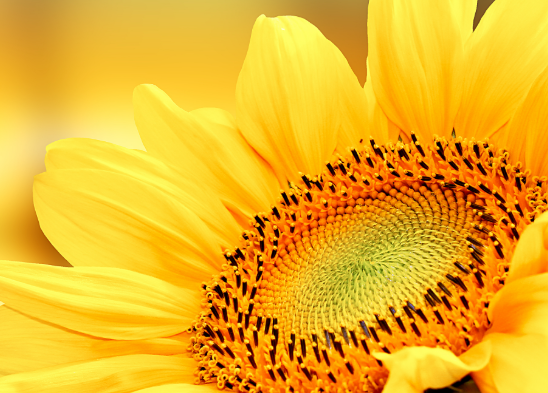
#> input picture talleres/taller_6/imagen.png, 548 x 393 px, found by its file name
$ python main.py
#> lines starting #> are read from the running program, lines starting #| are printed output that depends on the picture
import numpy as np
import matplotlib.pyplot as plt

#Crear un array de 1 a 15 y luego darle forma de 3 filas y 5 columnas
A = np.arange(1, 16)
print(A)

A = A.reshape(3, 5)
print(A)

#Operaciones basicas
print("Suma de todos los elementos:", np.sum(A))
print("Media de los elementos:", np.mean(A))
print("Producto de todos los elementos:", np.prod(A))

#acceso y slicing (2 y 3 elemento de la fila 2)
print("Elemento en la fila 2, columna 3:", A[1, 1:3])

#Indexación booleana (elementos mayores a 7)
B = A[A > 7]

#Calcula el determinante y la inversa de una matriz cuadrada C de 3x3 que crees.
C = np.array([[4, 7, 2],
              [3, 6, 1],
              [2, 5, 3]])

det_C = np.linalg.det(C)
inv_C = np.linalg.inv(C)
print("Matriz C:\n", C)
print("Determinante de C:", det_C)
print("Inversa de C:\n", inv_C)

#Estadisitca (array D de 100 elementos aleatorios entre 1 y 100)
D = np.random.randint(1, 101, size=100)
max_D = np.max(D)
min_D = np.min(D)
mean_D = np.mean(D)
std_D = np.std(D)

print("Array D:\n", D)
print("Máximo de D:", max_D)
print("Mínimo de D:", min_D)
print("Media de D:", mean_D)
print("Desviación estándar de D:", std_D)

#Grafico basico (funcion seno y coseno rango -2pi a 2pi)
x = np.linspace(-2 * np.pi, 2 * np.pi, 400)

# Funciones seno y coseno
y_sin = np.sin(x)
y_cos = np.cos(x)

# Crear el gráfico
plt.figure(figsize=(10, 5))
plt.plot(x, y_sin, label='sin(x)')
plt.plot(x, y_cos, label='cos(x)')

# Detalles del gráfico
plt.title('Funciones seno y coseno en [-2π, 2π]')
plt.xlabel('x')
plt.ylabel('y')
plt.axhline(0, color='black', linewidth=0.7)  # eje x
plt.axvline(0, color='black', linewidth=0.7)  # eje y
plt.legend()
plt.grid(True)

# Colocar ticks en múltiplos de π
xticks = [-2*np.pi, -1.5*np.pi, -np.pi, -0.5*np.pi, 0,
          0.5*np.pi, np.pi, 1.5*np.pi, 2*np.pi]
xtick_labels = [r'$-2\pi$', r'$-3\pi/2$', r'$-\pi$', r'$-\pi/2$', '0',
                r'$\pi/2$', r'$\pi$', r'$3\pi/2$', r'$2\pi$']
plt.xticks(xticks, xtick_labels)

plt.tight_layout()
plt.show()
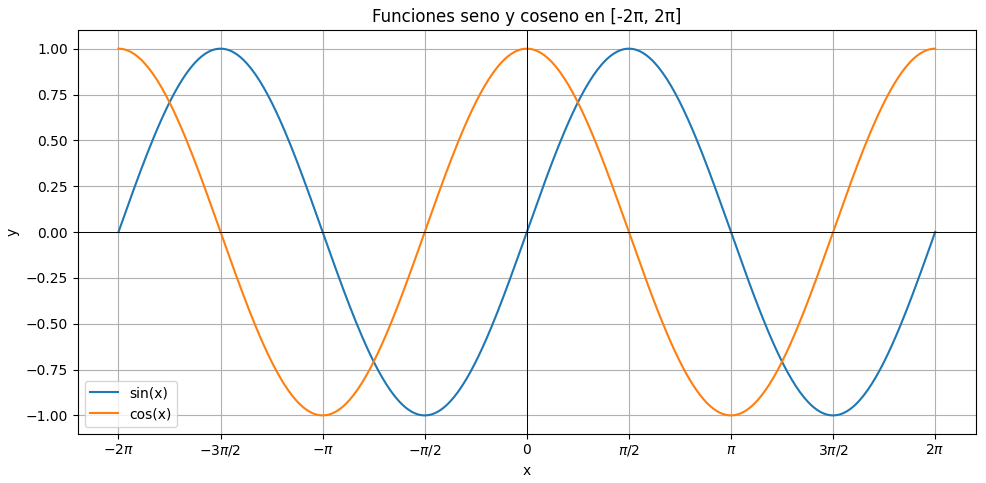
#> figure drawn by matplotlib, 1 panel; curve peaks at x = -4.71, y = 1; curve peaks at x = -6.28, y = 1

#Grafico de dispersion del array D
plt.figure(figsize=(10, 5))
plt.scatter(range(len(D)), D, color='blue', alpha=0.6)
plt.title('Gráfico de dispersión del array D')
plt.xlabel('Índice')
plt.ylabel('Valor')
plt.show()
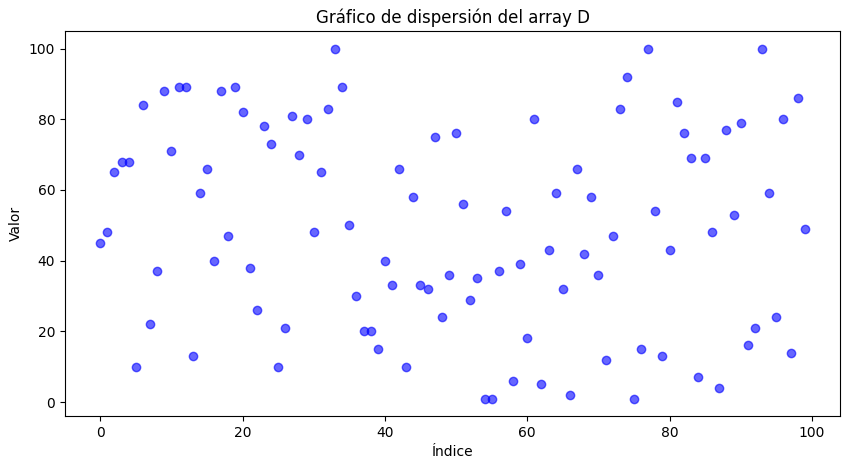
#> figure drawn by matplotlib, 1 panel

#Histograma del array D
plt.figure(figsize=(10, 5))
plt.hist(D, bins=10, color='green', alpha=0.7, edgecolor='black')
plt.title('Histograma del array D')
plt.xlabel('Valor')
plt.ylabel('Frecuencia')
plt.show()
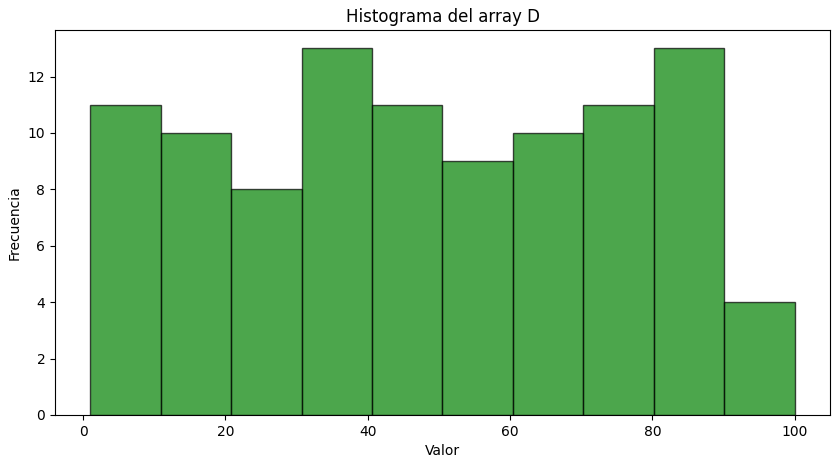
#> figure drawn by matplotlib, 1 panel

#Leer imagen y convertir a escala de grises
imagen = plt.imread("C:\\Users\\risin\\Desktop\\Sexto Semestre\\Computación grafica\\taller_6\\imagen.png")
#> imagen is the input picture: shape (393, 548, 4) float32; mean R, G, B, A 0.926, 0.703, 0.141, 1

if imagen.ndim == 3:
    imagen_gris = np.mean(imagen, axis=2)
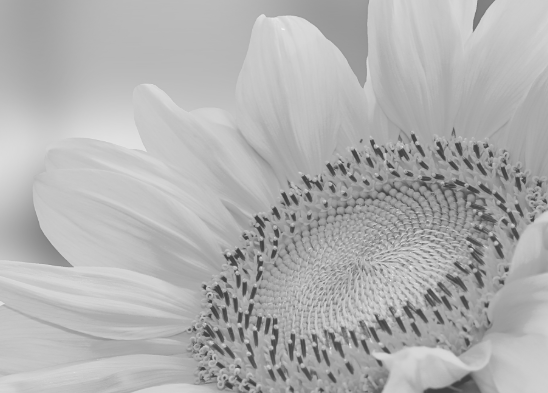
#> imagen_gris: shape (393, 548) float32; min 0.25, max 0.947, mean 0.693
else:
    imagen_gris = imagen

plt.figure(figsize=(8, 8))

#imagen original
plt.subplot(1, 2, 1)
plt.imshow(imagen)
plt.title('Imagen Original')
plt.axis('off')

#imagen en escala de grises
plt.subplot(1, 2, 2)
plt.imshow(imagen_gris, cmap='gray')
plt.title('Imagen en Escala de Grises')
plt.axis('off')
plt.show()
